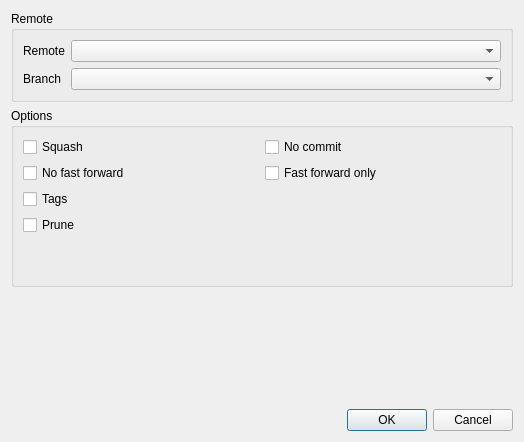
<?xml version="1.0" encoding="UTF-8"?>
<ui version="4.0">
 <class>PullDialog</class>
 <widget class="QDialog" name="PullDialog">
  <property name="geometry">
   <rect>
    <x>0</x>
    <y>0</y>
    <width>524</width>
    <height>442</height>
   </rect>
  </property>
  <property name="windowTitle">
   <string>Pull changes</string>
  </property>
  <layout class="QVBoxLayout" name="verticalLayout_3">
   <item>
    <widget class="QGroupBox" name="groupBoxBranches">
     <property name="title">
      <string>Remote</string>
     </property>
     <layout class="QFormLayout" name="formLayout">
      <item row="0" column="0">
       <widget class="QLabel" name="label">
        <property name="text">
         <string>Remote</string>
        </property>
       </widget>
      </item>
      <item row="0" column="1">
       <widget class="QComboBox" name="comboBoxRemote"/>
      </item>
      <item row="1" column="0">
       <widget class="QLabel" name="label_2">
        <property name="text">
         <string>Branch</string>
        </property>
       </widget>
      </item>
      <item row="1" column="1">
       <widget class="QComboBox" name="comboBoxBranch"/>
      </item>
     </layout>
    </widget>
   </item>
   <item>
    <widget class="QGroupBox" name="groupBox">
     <property name="title">
      <string>Options</string>
     </property>
     <layout class="QHBoxLayout" name="horizontalLayout">
      <item>
       <layout class="QVBoxLayout" name="verticalLayout">
        <item>
         <widget class="QCheckBox" name="checkBoxSquash">
          <property name="text">
           <string>Squash</string>
          </property>
         </widget>
        </item>
        <item>
         <widget class="QCheckBox" name="checkBoxNoFastForward">
          <property name="text">
           <string>No fast forward</string>
          </property>
         </widget>
        </item>
        <item>
         <widget class="QCheckBox" name="checkBoxTags">
          <property name="text">
           <string>Tags</string>
          </property>
         </widget>
        </item>
        <item>
         <widget class="QCheckBox" name="checkBoxPrune">
          <property name="text">
           <string>Prune</string>
          </property>
         </widget>
        </item>
        <item>
         <spacer name="verticalSpacer_2">
          <property name="orientation">
           <enum>Qt::Vertical</enum>
          </property>
          <property name="sizeHint" stdset="0">
           <size>
            <width>20</width>
            <height>40</height>
           </size>
          </property>
         </spacer>
        </item>
       </layout>
      </item>
      <item>
       <layout class="QVBoxLayout" name="verticalLayout_2">
        <item>
         <widget class="QCheckBox" name="checkBoxNoCommit">
          <property name="text">
           <string>No commit</string>
          </property>
         </widget>
        </item>
        <item>
         <widget class="QCheckBox" name="checkBoxFastForwardOnly">
          <property name="text">
           <string>Fast forward only</string>
          </property>
         </widget>
        </item>
        <item>
         <spacer name="verticalSpacer_3">
          <property name="orientation">
           <enum>Qt::Vertical</enum>
          </property>
          <property name="sizeHint" stdset="0">
           <size>
            <width>20</width>
            <height>40</height>
           </size>
          </property>
         </spacer>
        </item>
       </layout>
      </item>
     </layout>
    </widget>
   </item>
   <item>
    <spacer name="verticalSpacer">
     <property name="orientation">
      <enum>Qt::Vertical</enum>
     </property>
     <property name="sizeHint" stdset="0">
      <size>
       <width>20</width>
       <height>104</height>
      </size>
     </property>
    </spacer>
   </item>
   <item>
    <widget class="QDialogButtonBox" name="buttonBox">
     <property name="standardButtons">
      <set>QDialogButtonBox::Cancel|QDialogButtonBox::Ok</set>
     </property>
    </widget>
   </item>
  </layout>
 </widget>
 <resources/>
 <connections>
  <connection>
   <sender>buttonBox</sender>
   <signal>accepted()</signal>
   <receiver>PullDialog</receiver>
   <slot>accept()</slot>
   <hints>
    <hint type="sourcelabel">
     <x>168</x>
     <y>272</y>
    </hint>
    <hint type="destinationlabel">
     <x>112</x>
     <y>145</y>
    </hint>
   </hints>
  </connection>
  <connection>
   <sender>buttonBox</sender>
   <signal>rejected()</signal>
   <receiver>PullDialog</receiver>
   <slot>reject()</slot>
   <hints>
    <hint type="sourcelabel">
     <x>240</x>
     <y>272</y>
    </hint>
    <hint type="destinationlabel">
     <x>192</x>
     <y>133</y>
    </hint>
   </hints>
  </connection>
 </connections>
</ui>
